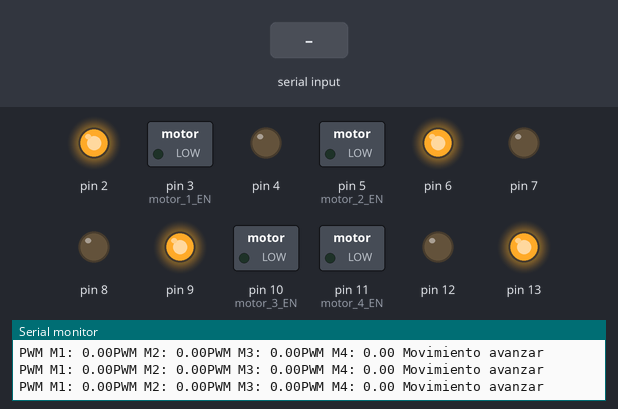
A sketch run on a simulated Arduino Uno, built with avr-gcc and run on an emulated ATmega328P. Shown: switched loads named in the sketch (green lamp = pin HIGH), output pins drawn as LEDs (lit = HIGH), the last lines printed to the serial monitor. The inputs (shaded band) are chosen by the test bench.

Above: at 1.2 s.
1.3 s: "90,45\n" received over Serial
At 3.5 s:
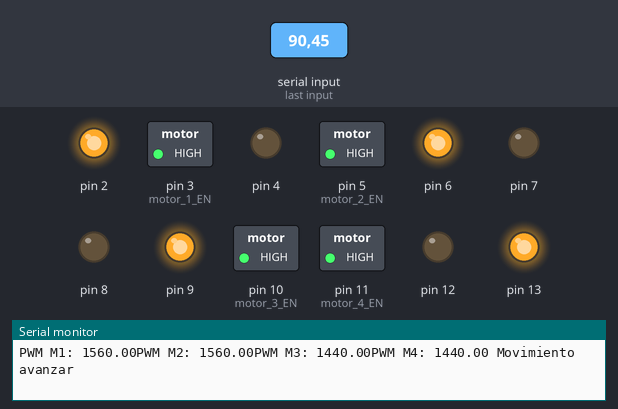
3.8 s: "5\n" received over Serial
At 5.6 s:
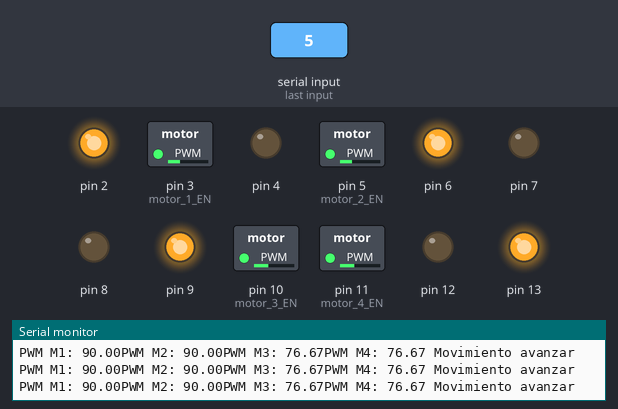
6.3 s: "30,150\n" received over Serial
At 8.5 s:
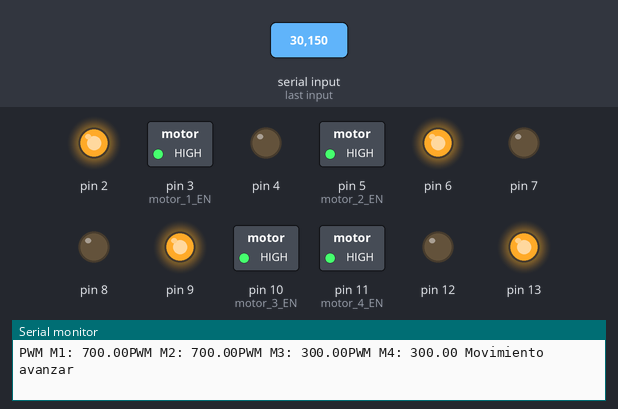
8.8 s: "1,90\n" received over Serial
At 10.5 s:
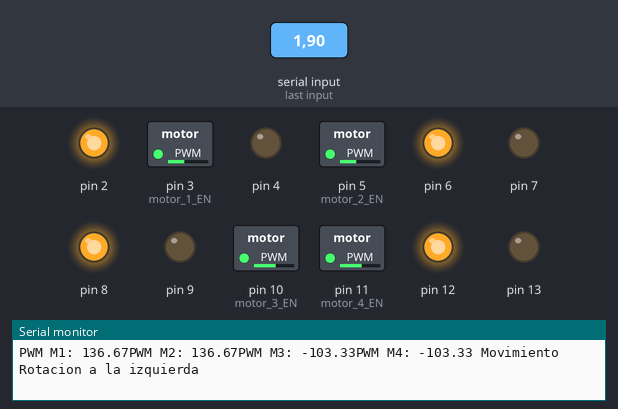
Timing chart, 0 to 12.0 s (numbered marks = the images above; inputs shaded):
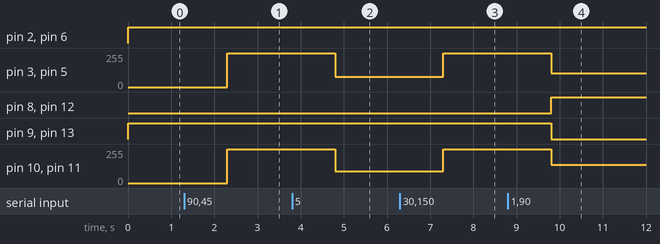

Measured:
- after the input at 1.3 s, pin 3 (motor_1_EN), pin 5 (motor_2_EN), pin 10 (motor_3_EN), pin 11 (motor_4_EN): 0/255 → 255/255 after 1.0 s
- after the input at 3.8 s, pin 3 (motor_1_EN), pin 5 (motor_2_EN): 255/255 → 76/255 after 1.0 s; pin 10 (motor_3_EN), pin 11 (motor_4_EN): 255/255 → 90/255 after 1.0 s
- after the input at 6.3 s, pin 3 (motor_1_EN), pin 5 (motor_2_EN): 76/255 → 255/255 after 1.0 s; pin 10 (motor_3_EN), pin 11 (motor_4_EN): 90/255 → 255/255 after 1.0 s
- after the input at 8.8 s, pin 3 (motor_1_EN), pin 5 (motor_2_EN): 255/255 → 103/255 after 1.0 s; pin 8, pin 12: LOW → HIGH after 1.0 s; pin 9, pin 13: HIGH → LOW after 1.0 s; pin 10 (motor_3_EN), pin 11 (motor_4_EN): 255/255 → 136/255 after 1.0 s

The sketch:

Control_Motores.ino
```cpp
/*
*       Programa de control de vehiculo  por Serial
*       Autor: Ing. Gustavo David Mendoza Pinto
*       Descripsion: Control de cuatro motores a travez de dos puentes H 298N
*       y con interfaz serial. El diagrama de conexion corresponde al mostrado en Auto_Serial.pdf
*
*       Distribucion de los motores
*          Frente
            ____
*         _|    |_
         |_M1  M3_|
          _|    |_
         |_M2  M4_|
           |____|

           Reverso


*/

// Variables para el control de velocidad de los motores
uint8_t motor_1_EN = 3;
uint8_t motor_2_EN = 5;
uint8_t motor_3_EN = 10;
uint8_t motor_4_EN = 11;

uint8_t pwm_vr = 0;
uint8_t pwm_vl = 0;
//Caracteristicas del Robot
double l = 0.16;  // longitud entre los ejes
double r = 0.06; // Radio de las llantas

//Variables para el control de velocidad
double V = 0; //velocidad del robot
double W = 0; // velocidad angular
double Vr = 0;
double Vl = 0;

//Variables para el control por serial
String message, stringW, stringV;
int pos1;
void setup() {

  // Configuraacion de puertos
  DDRD |= 0xFC;
  DDRB |=0x3F;
  Serial.begin(115200);

}

void loop() {
    //verificamos si hay una nueva entrada de velocidad y velocidad angular
    if(Serial.available()){
        message = Serial.readString();
        pos1 = message.indexOf(',');
        stringV = message.substring(0,pos1);
        stringW = message.substring(pos1+1);
        V = stringV.toFloat();
        W = stringW.toFloat();
        Vr = V/r + (W*l)/(2*r);
        Vl = V/r - (W*l)/(2*r);
    }

    // Verificamos la direccion de giro de los motores
    if(Vr < 0 && Vl < 0){
        // Combinacion del puerto D para encender motores hacia el Atras
        PORTD |= 0X90;
        PORTD &= 0xBB;
        // Combinacion del puerto B para encender motores hacia el Atras
        PORTB |= 0x11;
        PORTB &= 0xDD;
        // descomentar durante pruebas
        Serial.println(" Movimiento de reversa");
    }else if(Vr > 0 && Vl < 0){
        // Combinacion del puerto D para encender motores hacia el frente
        PORTD |= 0X44;
        PORTD &= 0x6F;
        // Combinacion del puerto B para encender motores hacia el Atras
        PORTB |= 0x11;
        PORTB &= 0xDD;
        // descomentar durante pruebas
        Serial.println(" Movimiento Rotacion a la izquierda");

    }else if(Vr < 0 && Vl > 0){

        // Combinacion del puerto D para encender motores hacia el Atras
        PORTD |= 0X90;
        PORTD &= 0xBB;
        // Combinacion del puerto B para encender motores hacia el frente
        PORTB |= 0x22;
        PORTB &= 0xEE;
        // descomentar durante pruebas
        Serial.println(" Movimiento Rotacion a la derecha");

    }else{
        // Combinacion del puerto D para encender motores hacia el frente
        PORTD |= 0X44;
        PORTD &= 0x6F;
        // Combinacion del puerto B para encender motores hacia el frente
        PORTB |= 0x22;
        PORTB &= 0xEE;
        // descomentar durante pruebas
        Serial.println(" Movimiento avanzar");
    }
    if(Vr > 255 || Vr < -255){
        pwm_vr = 255;
    }else if(Vr < 0){
        pwm_vr = uint8_t((-1)*Vr);
    }else{
        pwm_vr = uint8_t(Vr);
    }
    if(Vl > 255 || Vl < -255){
        pwm_vl = 255;
    }else if(Vl < 0){
        pwm_vl = uint8_t((-1)*Vl);;
    }else{
        pwm_vl = uint8_t(Vl);

    }


    analogWrite(motor_1_EN,pwm_vl);
    analogWrite(motor_4_EN,pwm_vr);
    analogWrite(motor_3_EN,pwm_vr);
    analogWrite(motor_2_EN,pwm_vl);
    // descomentar durante pruebas
    Serial.print("PWM M1: ");
    Serial.print(Vr);
    Serial.print("PWM M2: ");
    Serial.print(Vr);
    Serial.print("PWM M3: ");
    Serial.print(Vl);
    Serial.print("PWM M4: ");
    Serial.print(Vl);

}
```
